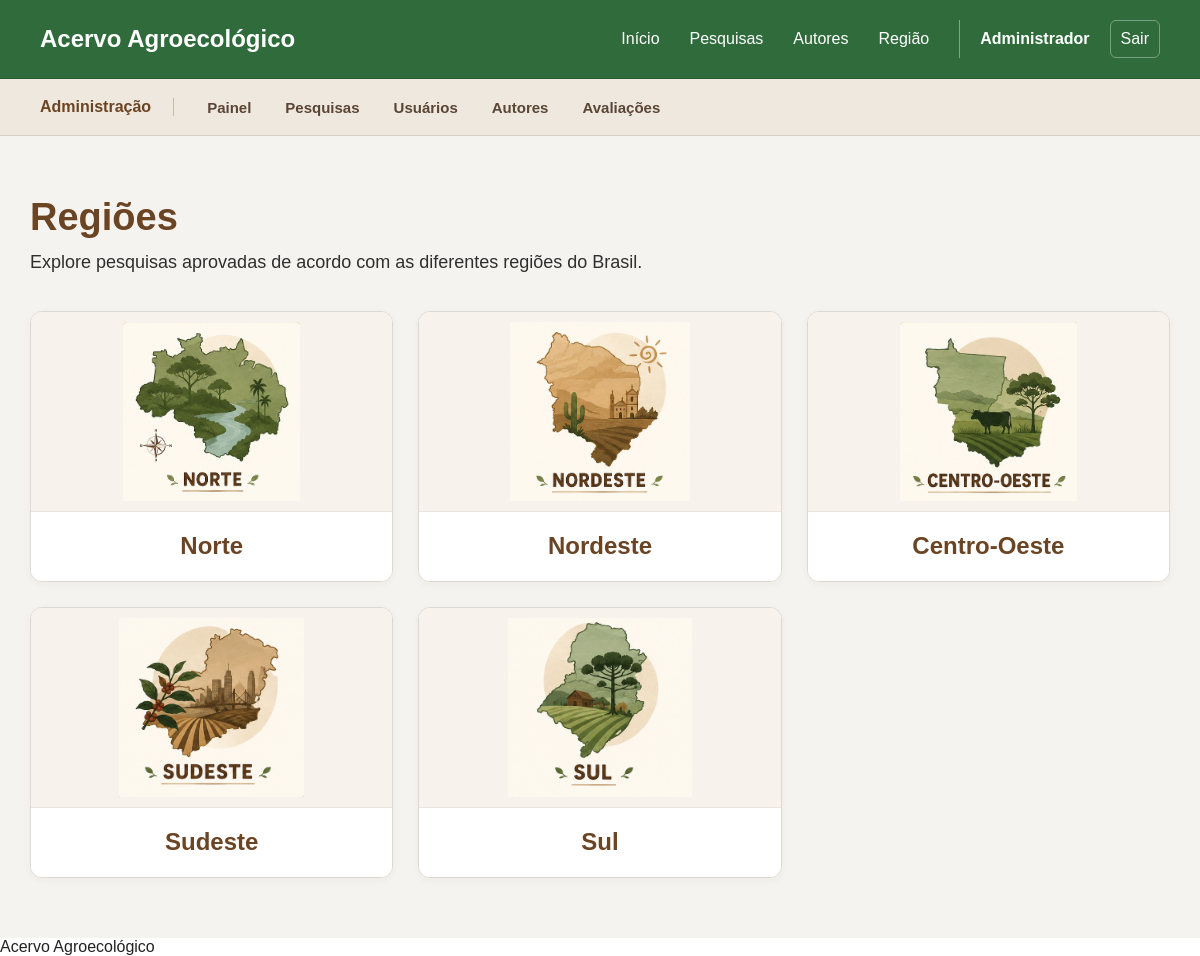
/pages/regiao.php (signed in), run on the app's committed database.
### tables this page shows
CREATE TABLE `regioes` (
  `id` int(11) NOT NULL,
  `nome` varchar(30) NOT NULL
);

### pages/regiao.php (the view, shortened to what this page needs)
<?php
require_once "../includes/conexao.php";
$cssPagina = "regiao.css";
require_once "../includes/header.php";
require_once "../includes/menu.php";
$sql = "
    SELECT
        id,
        nome
    FROM regioes
    WHERE nome <> 'Não se aplica'
    ORDER BY id
";
$resultado = $conn->query($sql);
?>
<main class="pagina-regioes">
    <section class="conteudo-regioes">
        <div class="cabecalho-regioes">
            <h1>Regiões</h1>
            <p>
                Explore pesquisas aprovadas de acordo
                com as diferentes regiões do Brasil.
            </p>
        </div>
        <div class="cards-regioes">
            <?php while ($regiao = $resultado->fetch_assoc()) : ?>
                <?php
                $imagem = "";
                switch ($regiao["nome"]) {
                    case "Norte":
                        $imagem =
                            "../images/regioes/regiao-norte.png";
                        break;
                    case "Nordeste":
                        $imagem =
                            "../images/regioes/regiao-nordeste.png";
                        break;
                    case "Centro-Oeste":
                        $imagem =
                            "../images/regioes/regiao-centro-oeste.png";
                        break;
                    case "Sudeste":
                        $imagem =
                            "../images/regioes/regiao-sudeste.png";
                        break;
                    case "Sul":
                        $imagem =
                            "../images/regioes/regiao-sul.png";
                        break;
                }
                ?>
                <a
                    href="pesquisas.php?regiao=<?php
                    echo $regiao["id"];
                    ?>"
                    class="card-regiao"
                >
                    <div class="imagem-regiao">
                        <img
                            src="<?php
                            echo htmlspecialchars(
                                $imagem
                            );
                            ?>"
                            alt="Região <?php
                            echo htmlspecialchars(
                                $regiao["nome"]
                            );
                            ?>"
                        >
                    </div>
                    <div class="nome-regiao">
                        <h2>
                            <?php
                            echo htmlspecialchars(
                                $regiao["nome"]
                            );
                            ?>
                        </h2>
                    </div>
                </a>
            <?php endwhile; ?>
        </div>
    </section>
</main>
<?php
require_once "../includes/footer.php";
?>

### includes/header.php (shortened to what this page needs)
<!DOCTYPE html>
<html lang="pt-br">
<head>
    <link
        rel="stylesheet"
        href="/tcc%20vitor/tcc-agroecologia/css/style.css?v=1"
    >
    <?php if (isset($cssPagina)) : ?>
        <link
            rel="stylesheet"
            href="/tcc%20vitor/tcc-agroecologia/css/<?php echo $cssPagina; ?>?v=1"
        >
    <?php endif; ?>
</head>
<body>

### includes/menu.php
<header class="cabecalho">
    <div class="logo">
        <a href="/tcc%20vitor/tcc-agroecologia/pages/dashboard.php">
            Acervo Agroecológico
        </a>
    </div>
    <nav class="menu-principal">
        <a href="/tcc%20vitor/tcc-agroecologia/pages/dashboard.php">
            Início
        </a>
        <a href="/tcc%20vitor/tcc-agroecologia/pages/pesquisas.php">
            Pesquisas
        </a>
        <a href="/tcc%20vitor/tcc-agroecologia/pages/autores.php">
            Autores
        </a>
        <a href="/tcc%20vitor/tcc-agroecologia/pages/regiao.php">
            Região
        </a>
        <?php if (isset($_SESSION["usuario_id"])) : ?>
            <a
                class="usuario-logado"
                href="/tcc%20vitor/tcc-agroecologia/pages/perfil.php"
            >
                <?php
                echo htmlspecialchars(
                    $_SESSION["usuario_nome"]
                );
                ?>
            </a>
            <a
                class="link-sair"
                href="/tcc%20vitor/tcc-agroecologia/logout.php"
            >
                Sair
            </a>
        <?php endif; ?>
    </nav>
</header>
<?php
require_once __DIR__ . "/menuPerfil.php";
?>

### includes/menuPerfil.php (shortened to what this page needs)
<?php
$tipoUsuario = $_SESSION["usuario_tipo"];
?>
<?php if ($tipoUsuario === "pesquisador") : ?>
    <nav class="menu-perfil menu-pesquisador">
        <div class="menu-perfil-conteudo">
            <span class="titulo-menu-perfil">
                Área do Pesquisador
            </span>
            <a
                href="/tcc%20vitor/tcc-agroecologia/pesquisador/dashboard.php"
            >
                Painel
            </a>
            <a
                href="/tcc%20vitor/tcc-agroecologia/pesquisador/enviarPesquisa.php"
            >
                Enviar pesquisa
            </a>
            <a
                href="/tcc%20vitor/tcc-agroecologia/pesquisador/status.php"
            >
                Minhas submissões
            </a>
            <a
                href="/tcc%20vitor/tcc-agroecologia/pesquisador/perfilPublico.php"
            >
                Perfil público
            </a>
        </div>
    </nav>
<?php elseif ($tipoUsuario === "administrador") : ?>
    <nav class="menu-perfil menu-administrador">
        <div class="menu-perfil-conteudo">
            <span class="titulo-menu-perfil">
                Administração
            </span>
            <a
                href="/tcc%20vitor/tcc-agroecologia/admin/dashboard.php"
            >
                Painel
            </a>
            <a
                href="/tcc%20vitor/tcc-agroecologia/admin/pesquisas.php"
            >
                Pesquisas
            </a>
            <a
                href="/tcc%20vitor/tcc-agroecologia/admin/usuarios.php"
            >
                Usuários
            </a>
            <a
                href="/tcc%20vitor/tcc-agroecologia/admin/autores.php"
            >
                Autores
            </a>
            <a
    href="/tcc%20vitor/tcc-agroecologia/admin/avaliacoesSite.php"
>
    Avaliações
</a>
        </div>
    </nav>
<?php endif; ?>

### includes/footer.php
<footer>
    <p>Acervo Agroecológico</p>
</footer>
</body>
</html>

### css/style.css (style rules this page uses)
* { margin: 0; padding: 0; box-sizing: border-box; }
body { font-family: Arial, sans-serif; background-color: #ffffff; color: #222222; }
.cabecalho { width: 100%; padding: 20px 40px; display: flex; justify-content: space-between; align-items: center; gap: 30px; background-color: #2f6b3b; border-bottom: 1px solid rgba(0, 0, 0, 0.12); box-shadow: 0 2px 8px rgba(0, 0, 0, 0.08); }
.logo { flex-shrink: 0; }
.logo a { display: inline-block; color: #ffffff; font-size: 24px; font-weight: bold; line-height: 1.2; text-decoration: none; transition: opacity 0.2s ease; }
.menu-principal { display: flex; align-items: center; gap: 10px; }
.menu-principal a { position: relative; display: inline-flex; align-items: center; justify-content: center; min-height: 38px; padding: 8px 10px; color: #ffffff; border-radius: 6px; font-size: 16px; line-height: 1; text-decoration: none; transition: background-color 0.2s ease, color 0.2s ease; }
.menu-principal a::after { content: ""; position: absolute; left: 10px; right: 10px; bottom: 4px; height: 2px; background-color: rgba(255, 255, 255, 0.9); transform: scaleX(0); transform-origin: center; transition: transform 0.2s ease; }
.menu-principal .usuario-logado { margin-left: 10px; padding-left: 20px; color: #ffffff; font-weight: bold; border-left: 1px solid rgba(255, 255, 255, 0.4); border-radius: 0 6px 6px 0; }
.menu-principal .usuario-logado::after { left: 20px; }
.menu-principal .link-sair { color: #ffffff; border: 1px solid rgba(255, 255, 255, 0.35); }
.menu-principal .link-sair::after { display: none; }
.menu-perfil { width: 100%; background-color: #f2eee7; border-bottom: 1px solid #d8d0c5; box-shadow: 0 1px 4px rgba(0, 0, 0, 0.035); }
.menu-perfil-conteudo { width: 100%; max-width: 1400px; margin: 0 auto; padding: 11px 40px; display: flex; align-items: center; gap: 12px; }
.titulo-menu-perfil { flex-shrink: 0; margin-right: 10px; padding-right: 22px; border-right: 1px solid #c7b9a8; color: #6b4423; font-weight: bold; }
.menu-perfil a { display: inline-flex; align-items: center; min-height: 34px; padding: 7px 11px; color: #5b4635; border-radius: 5px; font-size: 15px; font-weight: bold; text-decoration: none; transition: background-color 0.2s ease, color 0.2s ease; }
.menu-administrador { background-color: #eee8df; }

### css/regiao.css (style rules this page uses)
.pagina-regioes { min-height: calc(100vh - 80px); padding: 60px 30px; background-color: #f5f3ef; }
.conteudo-regioes { width: 100%; max-width: 1200px; margin: 0 auto; }
.cabecalho-regioes { margin-bottom: 35px; }
.cabecalho-regioes h1 { margin-bottom: 8px; color: #6b4423; font-size: 38px; line-height: 1.15; }
.cabecalho-regioes p { max-width: 760px; font-size: 18px; line-height: 1.6; color: #2f2f2f; }
.cards-regioes { display: grid; grid-template-columns: repeat(3, minmax(0, 1fr)); gap: 25px; }
.card-regiao { position: relative; display: block; overflow: hidden; background-color: #ffffff; border: 1px solid #ddd8d1; border-radius: 12px; text-decoration: none; box-shadow: 0 2px 8px rgba(64, 44, 24, 0.04); transition: transform 0.2s ease, box-shadow 0.2s ease, border-color 0.2s ease; }
.imagem-regiao { width: 100%; height: 200px; background-color: #f7f3ec; display: flex; align-items: center; justify-content: center; overflow: hidden; border-bottom: 1px solid #ebe5dd; }
.imagem-regiao img { width: 100%; height: 100%; object-fit: contain; padding: 10px; box-sizing: border-box; transition: transform 0.25s ease; }
.nome-regiao { padding: 20px; text-align: center; background-color: #ffffff; }
.nome-regiao h2 { margin: 0; color: #6b4423; font-size: 24px; line-height: 1.2; transition: color 0.2s ease; }

### data on the page
regioes: shows a picture, nome "Norte"
regioes: shows a picture, nome "Nordeste"
regioes: shows a picture, nome "Centro-Oeste"
regioes: shows a picture, nome "Sudeste"
regioes: shows a picture, nome "Sul"

### other printed values
$_SESSION["usuario_nome"] "Administrador"
